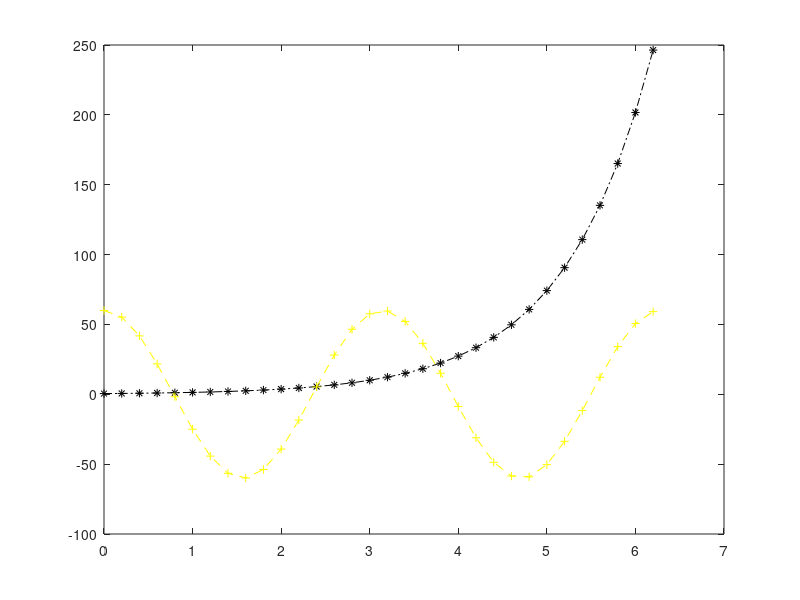
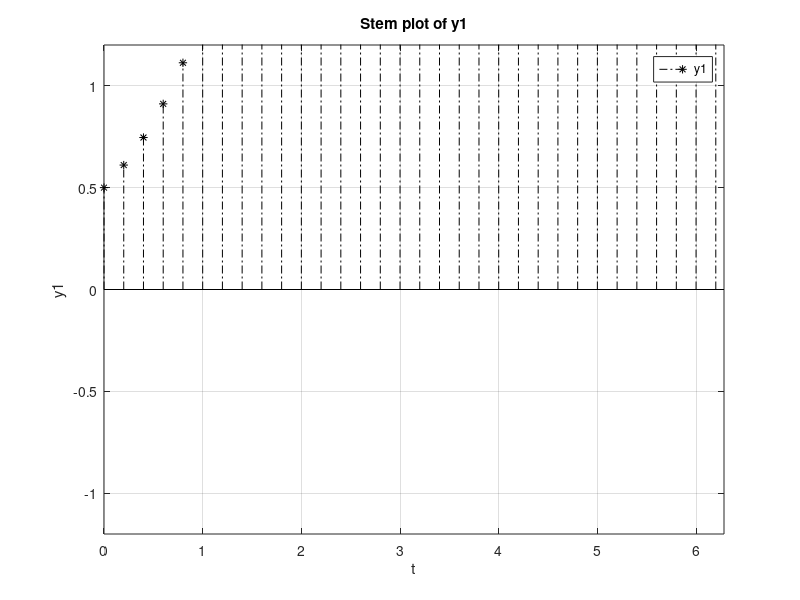
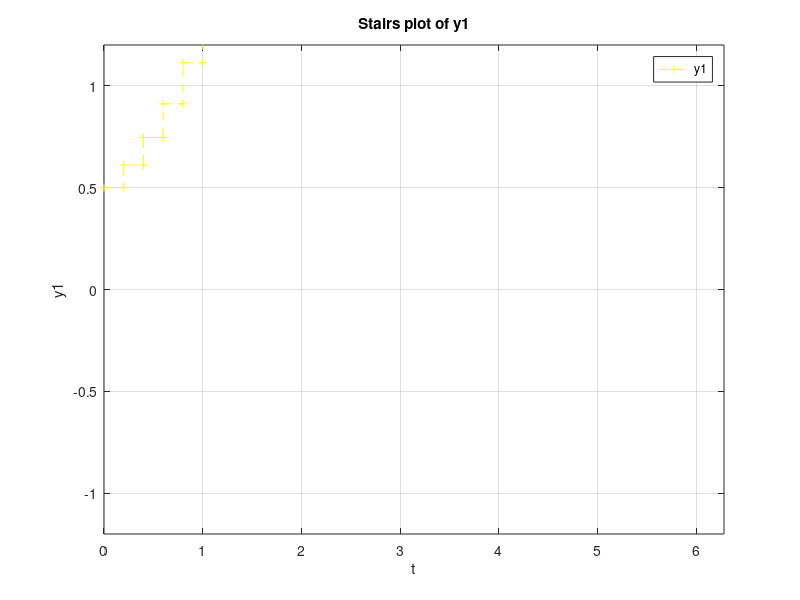

The MATLAB source for these figures, in order:
t = 0:0.2:2*pi;
y1 = 0.5.*exp(t);
y2 = 60.*cos(2.*t);
plot(t,y1,'-.*black',t,y2,'--+y')

% Графік з використанням stem
figure;
stem(t,y1,'-.*black');
xlabel('t');
ylabel('y1');
title('Stem plot of y1');
xlim([0 2*pi]);
ylim([-1.2 1.2]);
grid on;
legend('y1');

% Графік з використанням stairs
figure;
stairs(t,y1,'--+y');
xlabel('t');
ylabel('y1');
title('Stairs plot of y1');
xlim([0 2*pi]);
ylim([-1.2 1.2]);
grid on;
legend('y1');
